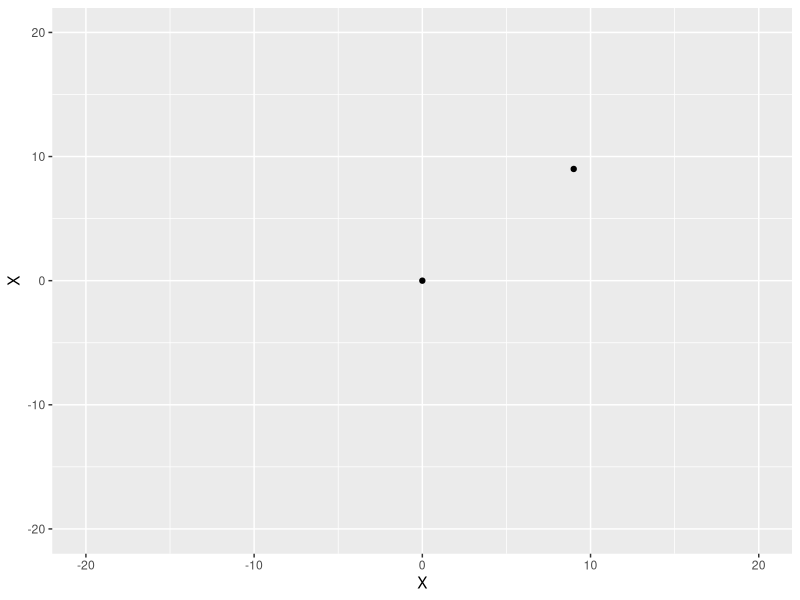
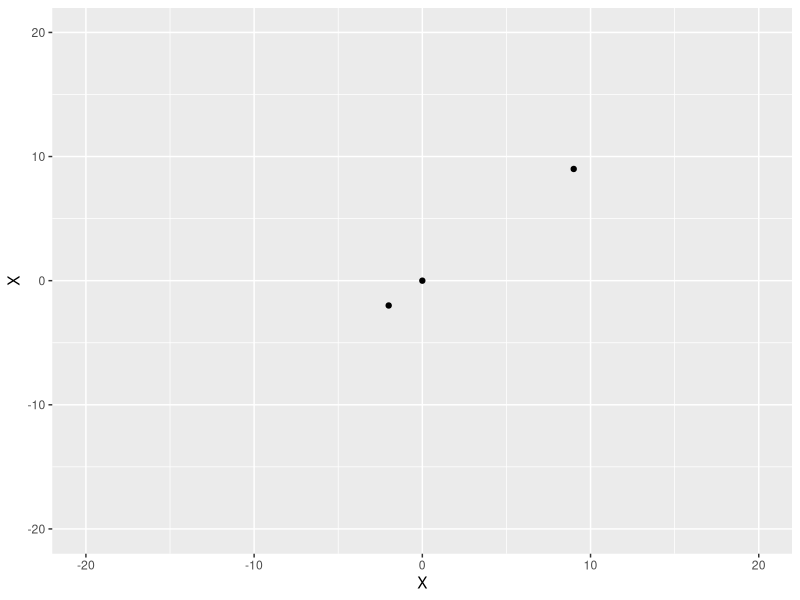
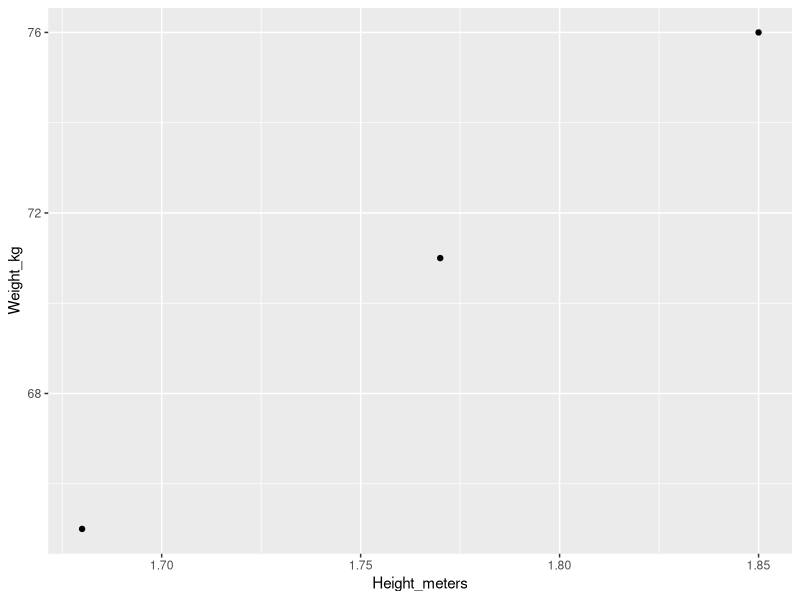
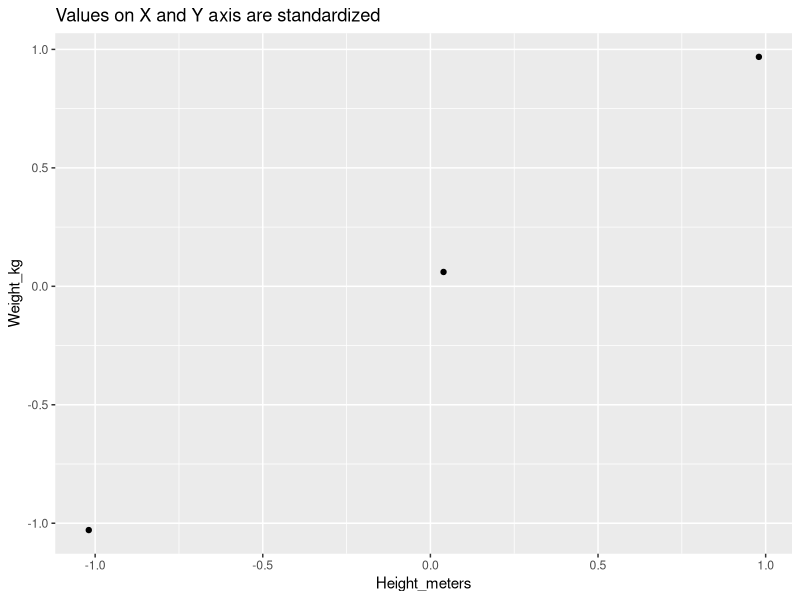

These charts were generated, in order, by the following R code:
####################
# Distance metrics #
####################
library(ggplot2)

## Input Data 
# Create table with 2 observations with coordinates in a 2D space
df <- data.frame(X = as.numeric(c(0,9)),
                 Y = as.numeric(c(0,12))
                )

df

# Plot the positions of the 2 observations
ggplot(df, aes(x = X, y = X)) + 
  geom_point() +
  # Assuming a 40x60 field
  lims(x = c(-20,20), y = c(-20, 20))

### Euclidean distance - formula is the same as the Hypothenuse of a triangle 
### formed by the coordinates of the base and height
### This is the fundamental idea of calculating a measure of dissimilarity of two observations


## Alt 1
# Manually calculate the distance
distance <- sqrt( (df[1,1] - df[2,1])^2 + (df[1,2] - df[2,2])^2 )
distance


## Alt 2
# Define a custom distance function that takes as input a df with two numeric columns
calculate_eucledian <- function(df) {
  
  # Col names of a data frame with 2 columns of numeric values
  
  distance <- sqrt( (df[1,1] - df[2,1])^2 + (df[1,2] - df[2,2])^2 )
  
  return(distance)

}

# Apply custom function
result <- calculate_eucledian(df)
cat("The Eucledian distance is:", result)


## Alt 3
# Use R built in function dist()

result <- stats::dist(df, method = "euclidean")
result


# Create data with 3 observations
df2 <- data.frame(X = as.numeric(c(0,9,-2)),
                  Y = as.numeric(c(0,12,19))
                  )
df2

# apply dist() on df2 with 3 observations
result2 <- dist(df2, method = "euclidean")
result2

# Plot the positions of the 3 observations
ggplot(df2, aes(x = X, y = X)) + 
  geom_point() +
  # Assuming a 40x60 field
  lims(x = c(-20,20), y = c(-20, 20))


## scaling

# Create data with 3 observations on different scales
df3 <- data.frame(Height_meters = as.numeric(c(1.85, 1.68, 1.77)),
                  Weight_kg     = as.numeric(c(76, 65, 71))
                  )

# Plot
ggplot(df3, aes(x = Height_meters, y = Weight_kg)) + 
  geom_point()

# distance calculations unslaced data
result3 <- dist(df3, method = "euclidean")
result3


# distance calculations with built in scale(). Subtracts the mean and divides by st_dev (standardization).
df3_scaled <- data.frame(scale(df3))
df3_scaled

# Plot scaled, only changes the scale on the axes
ggplot(df3_scaled, aes(x = Height_meters, y = Weight_kg)) + 
  geom_point() +
  ggtitle("Values on X and Y axis are standardized")

result3_scaled <- dist(df3_scaled, method = "euclidean")
result3_scaled

# scaling is important before applying dist()